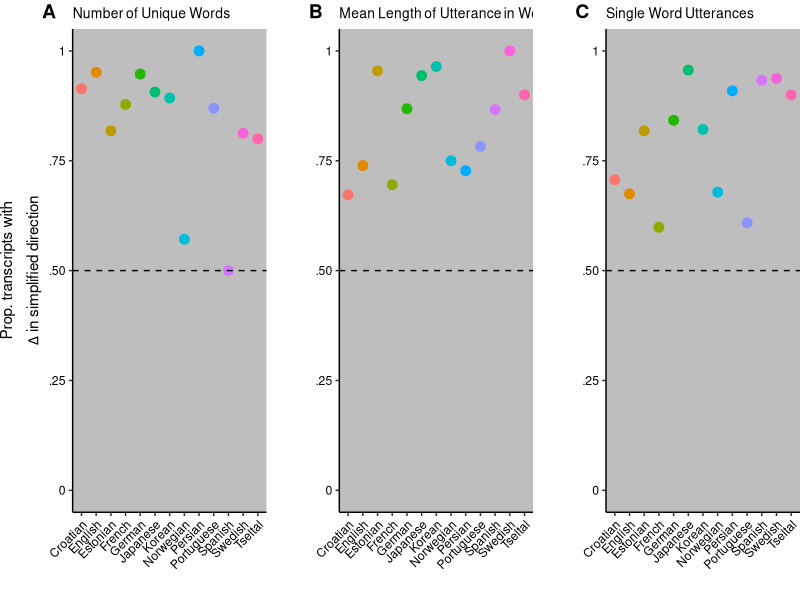
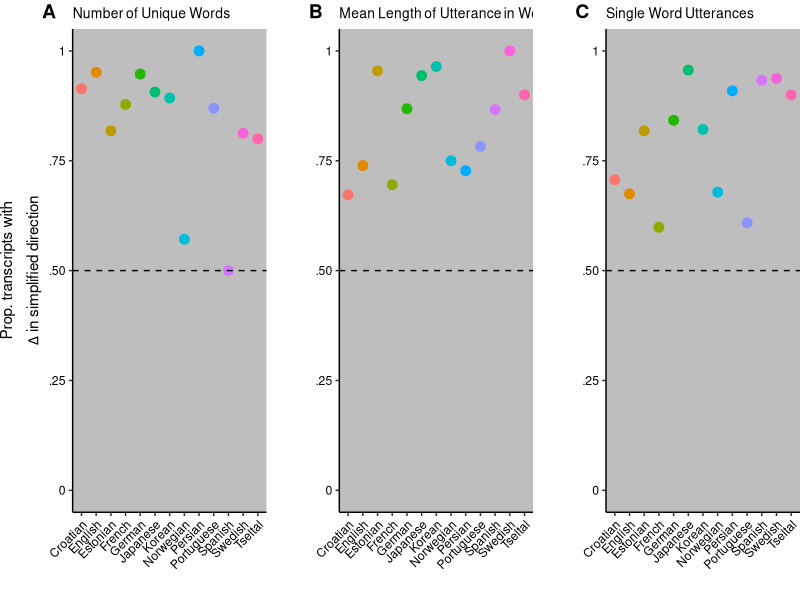

R code for these plots, in order:
library("tidyverse")
library("cowplot")

data_lexdiv <- read_csv("data/rand_lexdiv_signtest.csv")
data_mlu <- read_csv("data/rand_mlu_signtest.csv")
data_swu <- read_csv("data/rand_swu_signtest.csv")

# ---- Descriptive statistics

data_lexdiv %>%
  summarise(
    Mean = mean(prop, na.rm = TRUE),
    StdDev = sd(prop, na.rm = TRUE)
  )

data_mlu %>%
  summarise(
    Mean = mean(prop, na.rm = TRUE),
    StdDev = sd(prop, na.rm = TRUE)
  )

data_swu %>%
  summarise(
    Mean = mean(prop, na.rm = TRUE),
    StdDev = sd(prop, na.rm = TRUE)
  )

# ---- Plot

label_custom <- function(x) {
  # Create a custom labeling function
  ifelse(x == 1, "1", ifelse(x == 0, "0", sprintf(".%s", substr(format(x), 3, 4))))
}

# Create a plotting function
plot_measure <- function(data, measure_label) {
  ggplot(data, aes(x = Language_name, y = prop, color = Language_name)) +
    geom_point(size = 3) +
    geom_hline(yintercept = 0.5, linetype = "dashed", color = "black") +
    labs(x = "", 
         y = expression(atop("Prop. transcripts with", "" * Delta * " in simplified direction")),
         title = measure_label) +
    scale_y_continuous(limits = c(0, 1), labels = label_custom) +
    theme_classic() +
    theme(text = element_text(size=11),
          axis.text.x = element_text(colour = "black", angle = 45, hjust = 1),
          axis.text.y = element_text(colour = "black",),
          legend.position = "none",
          plot.title = ggtext::element_markdown(size = 10),
          panel.background = element_rect(fill = "gray"),
          plot.margin = margin(6, -12, 6, 0))
}

# Create each plot individually
plot_a <- plot_measure(data_lexdiv, "Number of Unique Words")
plot_b <- plot_measure(data_mlu, "Mean Length of Utterance in Words") + ylab(NULL)
plot_c <- plot_measure(data_swu, "Single Word Utterances") + ylab(NULL)

plot_grid(plot_a, plot_b, plot_c,
          align = 'vh', nrow = 1,
          labels = c("A", "B", "C"),
          hjust = -3, vjust = 1.3)

ggsave("figures/sign_test_across_measures.pdf", width = 10, height = 2.6, dpi=1200)

